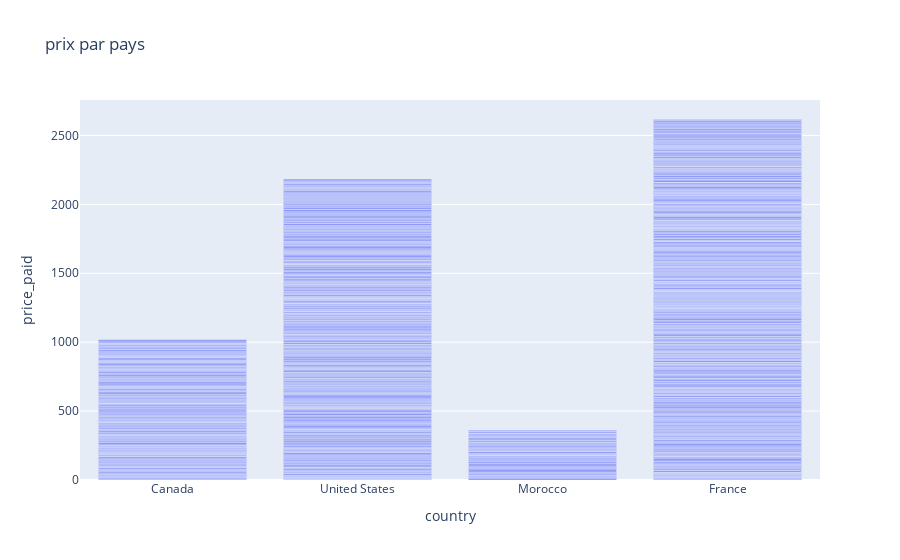

The cell this chart's notebook holds for it:
### Code cell
fig = px.bar(copy, x='country', y='price_paid', title='prix par pays')
fig.show()

### Figure 1 — Plotly figure (JSON) as saved in the notebook; plotly's stock layout.template omitted (floating-point values rounded to 4 significant figures; data arrays with more than 128 entries replaced by an {"elided": "..."} marker saying what was removed)
{"data": [{"hovertemplate": "country=%{x}<br>price_paid=%{y}<extra></extra>", "legendgroup": "", "marker": {"color": "#636efa", "pattern": {"shape": ""}}, "name": "", "orientation": "v", "showlegend": false, "textposition": "auto", "type": "bar", "x": {"elided": "1000 str values"}, "xaxis": "x", "y": {"elided": "1000 float values"}, "yaxis": "y"}], "layout": {"barmode": "relative", "legend": {"tracegroupgap": 0}, "title": {"text": "prix par pays"}, "xaxis": {"anchor": "y", "domain": [0, 1], "title": {"text": "country"}}, "yaxis": {"anchor": "x", "domain": [0, 1], "title": {"text": "price_paid"}}}}
